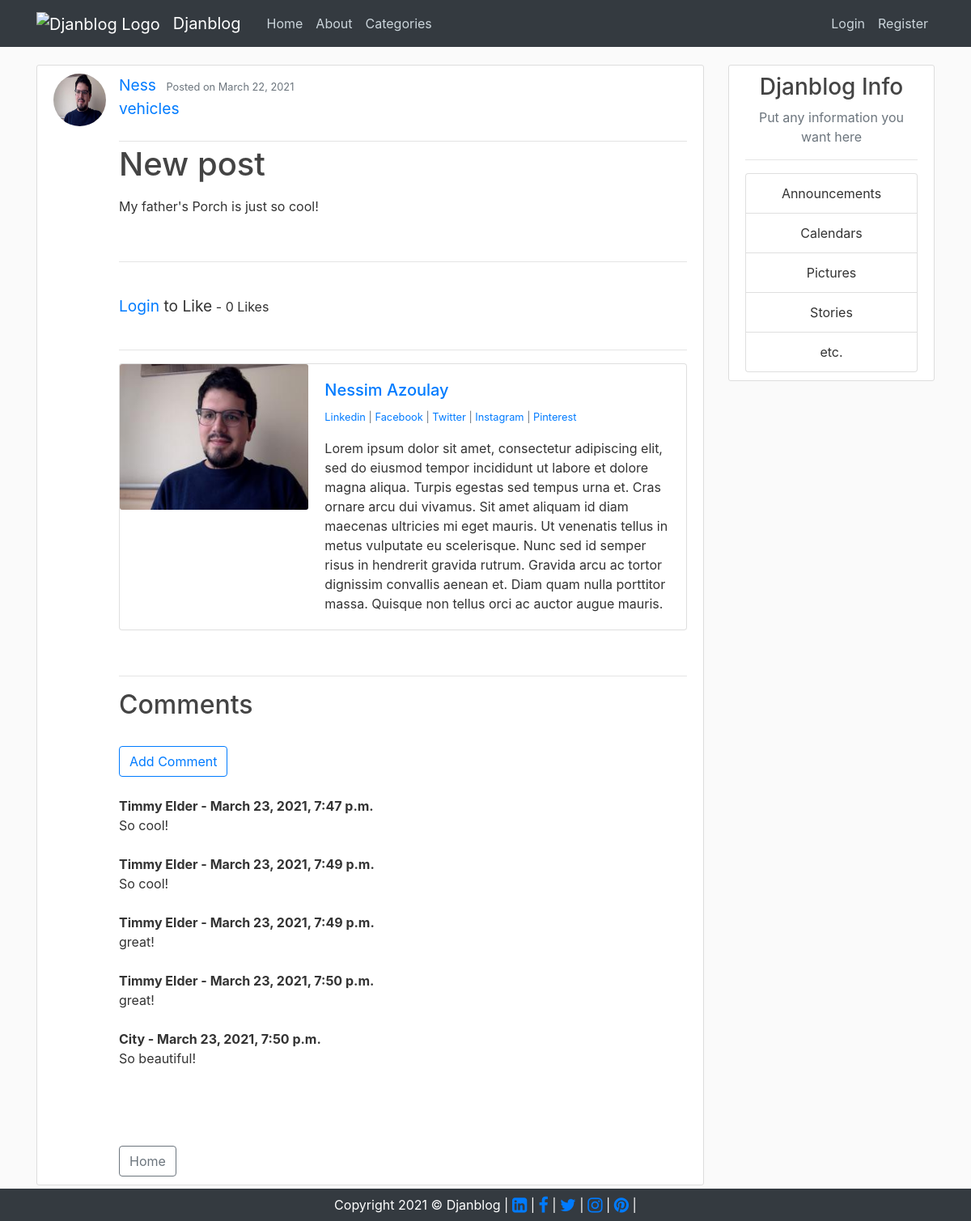
The app's page /post/38/ with its own data.
### blog/models.py (models this page shows, shortened)
class Post(models.Model):  # Models for Posts
    title = models.CharField(max_length=300)
    title_tag = models.CharField(max_length=300)
    category = models.CharField(max_length=200, default='Null')
    snippet = models.CharField(max_length=800)
    body = RichTextField(blank=True, null=True)
    author = models.ForeignKey(User, on_delete=models.CASCADE)
    date_posted = models.DateTimeField(default=timezone.now)
    likes = models.ManyToManyField(User, related_name='blog_posts')
    def total_likes(self):
        return self.likes.count()

class Comment(models.Model):
    post = models.ForeignKey(
        Post, related_name="comments", on_delete=models.CASCADE)
    name = models.CharField(max_length=100)
    body = models.TextField()
    date_added = models.DateTimeField(auto_now_add=True)

### accounts/models.py (models this page shows, shortened)
class Profile(models.Model):
    user = models.OneToOneField(User, on_delete=models.CASCADE)
    image = models.ImageField(
        default='default.jpg', upload_to='profile_pics')
    bio = models.TextField(default=" ")
    linkedin_url = models.CharField(max_length=200, null=True, blank=True)
    facebook_url = models.CharField(max_length=200, null=True, blank=True)
    twitter_url = models.CharField(max_length=200, null=True, blank=True)
    instagram_url = models.CharField(max_length=200, null=True, blank=True)
    pinterest_url = models.CharField(max_length=200, null=True, blank=True)

### blog/views.py (the view)
# urls.py: path('post/<int:pk>/', PostDetailView.as_view(), name='post-detail'),
class PostDetailView(DetailView):  # Details of a Post
    model = Post
    template_name = 'blog/post_detail.html'
    def get_context_data(self, *args, **kwargs):
        context = super(PostDetailView, self).get_context_data(*args, **kwargs)
        stuff = get_object_or_404(Post, id=self.kwargs['pk'])
        total_likes = stuff.total_likes()
        liked = False
        if stuff.likes.filter(id=self.request.user.id).exists():
            liked = True
        context["total_likes"] = total_likes
        context["liked"] = liked
        return context

### blog/templates/blog/post_detail.html (shortened to what this page needs)
{% extends "blog/base.html" %}
{% load static %}
{% block content %}
<article class="media content-section">
    <img class="rounded-circle article-img" src="{{ post.author.profile.image.url }}">
    <div class="media-body">
        <div class="article-metadata">
            <big><a class="mr-2" href="{% url 'user-posts' post.author.username %}">{{ object.author }}</a></big>
            <small class="text-muted">Posted on {{ post.date_posted|date:"F d, Y" }}</small><br>
            <big><a class="mr-2" href="{% url 'category' post.category %}">{{ post.category}}</a></big><br><br>
        </div>
        <h1 class="article-title">{{ post.title }}</h1>
        <p class="article-content">{{ post.body | safe }}</p>
        <br>
        <hr>
        <br>
        <form action="{% url 'like_post' post.pk %}" method="POST">
            {% if user.is_authenticated %}
            {% if liked %}
            <button type="submit" , name="post_id" , value="{{post.id}}" , class="btn btn-outline-primary">Like</button>
            {% else %}
            <button type="submit" , name="post_id" , value="{{post.id}}" ,
                class="btn btn-outline-danger">Unlike</button>
            {% endif %}
            {%else%}
            <big><a href="{% url 'login' %}">Login</a> to Like</big>
            {% endif%}
            - {{total_likes}} Likes
        </form>
        <br>
        <hr>
        <div class="card mb-3">
            <div class=" row no-gutters">
                <div class="col-md-4">
                    {% if post.author.profile.image %}
                    <img src="{{post.author.profile.image.url}}" class="card-img" alt="Profile Picture" width="100%"
                        height="180px">
                    {% else %}
                    <img src="{% static 'blog/images/default.jpg' %}" class="card-img">
                    {% endif %}
                </div>
                <div class="col-md-8">
                    <div class="card-body">
                        <h5 class="card-title">
                            <a href="{% url 'profile' post.author.profile.id %}">{{ post.author.first_name }}
                                {{ post.author.last_name }}</a>
                        </h5>
                        <p class="small text-muted">
                            {% if post.author.profile.linkedin_url %}
                            <a href="{{ post.author.profile.linkedin_url }}">Linkedin</a> |
                            {% endif %}
                            {% if post.author.profile.facebook_url %}
                            <a href="{{ post.author.profile.facebook_url }}">Facebook</a> |
                            {% endif %}
                            {% if post.author.profile.twitter_url %}
                            <a href="{{ post.author.profile.twitter_url }}">Twitter</a> |
                            {% endif %}
                            {% if post.author.profile.instagram_url %}
                            <a href="{{ post.author.profile.instagram_url }}">Instagram</a> |
                            {% endif %}
                            {% if post.author.profile.pinterest_url %}
                            <a href="{{ post.author.profile.pinterest_url }}">Pinterest</a>
                            {% endif %}
                        </p>
                        <p class="card-text">{{ post.author.profile.bio }}</p>
                    </div>
                </div>
            </div>
        </div>
        <br>
        <hr>
        <h2>Comments</h2>
        <br>
        {% if not post.comments.all %}
        No Comments Yet... <a class="btn btn-outline-primary" href="{% url 'add_comment' post.pk %}">Add Comment</a>
        {% else%}
        <a class="btn btn-outline-primary" href="{% url 'add_comment' post.pk %}">Add Comment</a>
        <br><br>
        {% for comment in post.comments.all %}
        <strong>
            {{ comment.name}} -
            {{comment.date_added}}
        </strong>
        <br>
        {{comment.body}}
        <br><br>
        {%endfor%}
        <br>
        {%endif%}
        <br>
        <br>
        <a class="btn btn-outline-secondary" href="{% url 'home' %}">Home</a>
    </div>
</article>
{% endblock content %}

### blog/static/css/style.css (style rules this page uses)
body { background: #fafafa; color: #333333; margin-top: 5rem; }
h1, h2, h3, h4, h5, h6 { color: #444444; }
.content-section { background: #ffffff; padding: 10px 20px; border: 1px solid #dddddd; border-radius: 3px; margin-bottom: 20px; }
.article-title { color: #444444; }
.article-content { white-space: pre-line; }
.article-img { height: 65px; width: 65px; margin-right: 16px; }
.article-metadata { padding-bottom: 1px; margin-bottom: 4px; border-bottom: 1px solid #e3e3e3 }

### records on screen
Post: author.profile.image (picture), author "Ness", date_posted "March 22, 2021", category "vehicles", title "New post", body "My father's Porch is just so cool!", author.first_name "Nessim", author.last_name "Azoulay", author.profile.bio "Lorem ipsum dolor sit amet, consectetur adipiscing elit, sed do eiusmod tempor incididunt ut labore et dolore magna aliqua. Turpis egestas sed tempus urna et. Cras ornare arcu dui vivamus. Sit amet aliquam id diam maecenas ultricies mi eget mauris. Ut venenatis tellus in metus vulputate eu scelerisque. Nunc sed id semper risus in hendrerit gravida rutrum. Gravida arcu ac tortor dignissim convallis aenean et. Diam quam nulla porttitor massa. Quisque non tellus orci ac auctor augue mauris."
Comment: name "Timmy Elder", date_added "March 23, 2021, 7:47 p.m.", body "So cool!"
Comment: name "Timmy Elder", date_added "March 23, 2021, 7:49 p.m.", body "So cool!"
Comment: name "Timmy Elder", date_added "March 23, 2021, 7:49 p.m.", body "great!"
Comment: name "Timmy Elder", date_added "March 23, 2021, 7:50 p.m.", body "great!"
Comment: name "City", date_added "March 23, 2021, 7:50 p.m.", body "So beautiful!"

### other values on screen
{{ total_likes }} "0"
